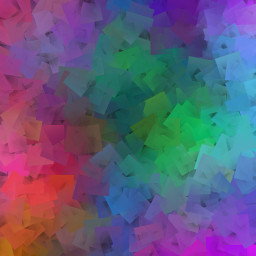
//> input picture pdi/imgs/blend1.jpg, 256 x 256 px
$ ./homomorfico ../imgs/blend1.jpg   (built with g++ and OpenCV 4)
//> lines starting //> are read from the running program, lines starting //| are printed output that depends on the picture
#include <iostream>
#include <opencv2/opencv.hpp>

using namespace cv;
using namespace std;

void deslocaDFT(Mat& image ){
  Mat tmp, A, B, C, D;
  image = image(Rect(0, 0, image.cols & -2, image.rows & -2));
  int cx = image.cols/2;
  int cy = image.rows/2;
  A = image(Rect(0, 0, cx, cy));
  B = image(Rect(cx, 0, cx, cy));
  C = image(Rect(0, cy, cx, cy));
  D = image(Rect(cx, cy, cx, cy));
  A.copyTo(tmp);  D.copyTo(A);  tmp.copyTo(D);
  C.copyTo(tmp);  B.copyTo(C);  tmp.copyTo(B);
}

int gammaL_slider = 3, gammaH_slider = 20, sharpC_slider = 1, cutoff_slider = 5;
const int gammaL_max = 10, gammaH_max = 50, sharpC_max = 100, cutoff_max = 200;
int gammaL, gammaH, sharpC, cutoff;
Mat image, imageFiltered,padded;
int dft_M, dft_N;

Mat homomorphicFilter(double gl, double gh, double c, double d0){
  Mat filter = Mat(padded.size(), CV_32FC2, Scalar(0));
  Mat tmp = Mat(dft_M, dft_N, CV_32F);

  for(int i=0; i<dft_M; i++){
    for(int j=0; j<dft_N; j++){
      tmp.at<float> (i,j) = (gh - gl)*(1 - exp(-c*(( (i-dft_M/2)*(i-dft_M/2) + (j-dft_N/2)*(j-dft_N/2) ) / (d0*d0) ))) + gl;
    }
  }

  Mat comps[]= {tmp,tmp};
  imshow("Filter", tmp);
  merge(comps, 2, filter);
  return filter;
}

void applyFilter(void){
  vector<Mat> planos; planos.clear();
  Mat zeros = Mat_<float>::zeros(padded.size());
  Mat realInput = Mat_<float>(padded);
  Mat complex;
  realInput += Scalar::all(1);
  log(realInput,realInput);
  planos.push_back(realInput);
  planos.push_back(zeros);
  merge(planos, complex);

  dft(complex, complex);
  deslocaDFT(complex);
  resize(complex,complex,padded.size());
  normalize(complex,complex,0,1,CV_MINMAX);

  Mat filter = homomorphicFilter(gammaL,gammaH,sharpC,cutoff);

  mulSpectrums(complex,filter,complex,0);
  deslocaDFT(complex);
  idft(complex, complex);

  planos.clear();
  split(complex, planos);
  exp(planos[0],planos[0]);
  normalize(planos[0], planos[0], 0, 1, CV_MINMAX);
  imageFiltered = planos[0].clone();
}

void on_trackbar(int, void*){
  gammaL = (double) gammaL_slider/10;
  gammaH = (double) gammaH_slider/10;
  sharpC = (double) sharpC_slider;
  cutoff = (double) cutoff_slider;
  applyFilter();
  imshow("Homomorphic",imageFiltered);
}

int main(int argc, char** argv){
  if(argc < 2) {
    cout <<  "Argumentos faltando!\nUso: ./homorfico <caminho_para_imagem>\n";
    return -1;
  }

  image = imread(argv[1], CV_LOAD_IMAGE_GRAYSCALE);
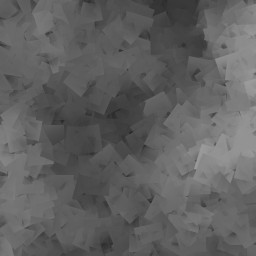
//> image: 256 rows x 256 cols, CV_8UC1; min 40, max 157, mean 96.3

  if(!image.data) {
    cout<<"Erro ao abrir a imagem!\n";
    return -1;
  }

  namedWindow("Homomorphic", WINDOW_KEEPRATIO);
  namedWindow("Original", WINDOW_KEEPRATIO);
  namedWindow("Filter", WINDOW_KEEPRATIO);

  imshow("Original",image);

  dft_M = getOptimalDFTSize(image.rows);
//> dft_M = 256
  dft_N = getOptimalDFTSize(image.cols);
//> dft_N = 256

  copyMakeBorder(image, padded, 0, dft_M - image.rows, 0, dft_N - image.cols, BORDER_CONSTANT, Scalar::all(0));

  imageFiltered = padded.clone();

  cout << "Original: " << image.rows << "x" << image.cols << endl;
//| Original: 256x256
  cout << "Padded: "   << padded.rows << "x" << padded.cols << endl;
//| Padded: 256x256

  char TrackbarName[50];

  sprintf( TrackbarName, "Gamma L x %d", gammaL_max );
  createTrackbar( TrackbarName, "Homomorphic", &gammaL_slider, gammaL_max, on_trackbar);

  sprintf( TrackbarName, "Gamma H x %d", gammaH_max );
  createTrackbar( TrackbarName, "Homomorphic", &gammaH_slider, gammaH_max, on_trackbar);

  sprintf( TrackbarName, "C x %d", sharpC_max );
  createTrackbar( TrackbarName, "Homomorphic", &sharpC_slider, sharpC_max, on_trackbar);

  sprintf( TrackbarName, "Cutoff Frequency x %d", cutoff_max );
  createTrackbar( TrackbarName, "Homomorphic", &cutoff_slider, cutoff_max, on_trackbar);

  waitKey(0);
//> in applyFilter, `planos.push_back(realInput);`:
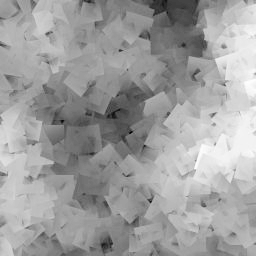
//> planos[0]: 256 rows x 256 cols, CV_32FC1; min 3.71, max 5.06, mean 4.56; drawn with min black and max white
//> in applyFilter, `planos.push_back(zeros);`: planos[1]: 256 rows x 256 cols, CV_32FC1; every value is 0
//> after the loop in homomorphicFilter, `for(int i=0; i<dft_M; i++)`:
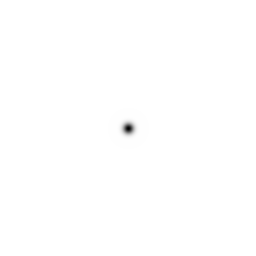
//> tmp: 256 rows x 256 cols, CV_32FC1; min 0, max 2, mean 2; drawn with min black and max white
//> in applyFilter, `split(complex, planos);`:
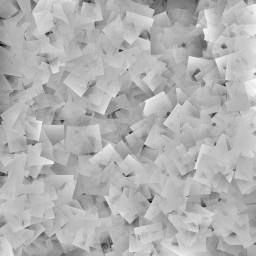
//> planos[0]: 256 rows x 256 cols, CV_32FC1; min -0.321, max 0.137, mean 2.91e-11; drawn with min black and max white
//> in applyFilter, `split(complex, planos);`:
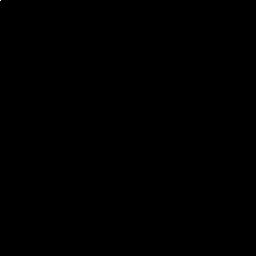
//> planos[1]: 256 rows x 256 cols, CV_32FC1; min -2.89, max 2372.5, mean 0; drawn with min black and max white
  return 0;
}
